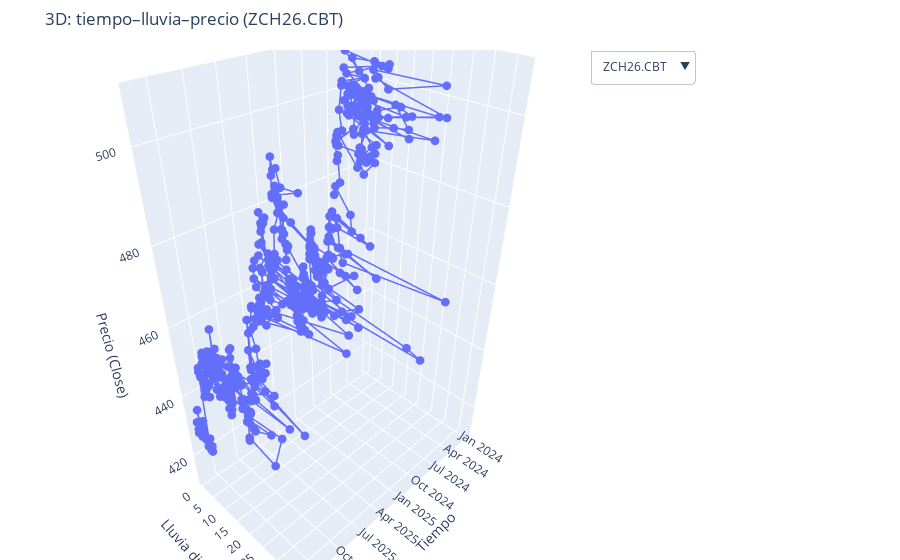

Write notebook code for a chart like this one.
### Code cell
# pip install yfinance plotly openmeteo-requests pandas numpy

import datetime as dt
import numpy as np
import pandas as pd
import yfinance as yf
import plotly.graph_objects as go
import openmeteo_requests


# -----------------------------
# 1) Precipitación diaria (Open-Meteo Historical)
# -----------------------------
def fetch_daily_precip_last_n_days(locations, n_days=774, timezone="auto", end_date=None):
    """
    Devuelve df largo: [date, name, precipitation_sum_mm, ...] para los últimos n_days días completos.
    Usa Historical Weather API (archive): https://archive-api.open-meteo.com/v1/archive
    """
    client = openmeteo_requests.Client()

    if end_date is None:
        end_date = dt.date.today() - dt.timedelta(days=1)  # ayer (día completo)

    start_date = end_date - dt.timedelta(days=n_days - 1)

    lats = [loc["coords"][0] for loc in locations]
    lons = [loc["coords"][1] for loc in locations]

    url = "https://archive-api.open-meteo.com/v1/archive"
    params = {
        "latitude": lats,
        "longitude": lons,
        "start_date": start_date.isoformat(),
        "end_date": end_date.isoformat(),
        "daily": ["precipitation_sum"],
        "timezone": timezone,
    }

    responses = client.weather_api(url, params=params)

    rows = []
    for loc, resp in zip(locations, responses):
        daily = resp.Daily()
        precip = daily.Variables(0).ValuesAsNumpy()

        # construir fechas (locales) desde epoch seconds + utc_offset
        t_utc = pd.to_datetime(
            np.arange(daily.Time(), daily.TimeEnd(), daily.Interval()),
            unit="s",
            utc=True,
        )
        t_local = t_utc + pd.to_timedelta(resp.UtcOffsetSeconds(), unit="s")
        dates = pd.Series(t_local.date)

        rows.extend(
            {
                "date": d,
                "name": loc["name"],
                "precipitation_sum_mm": float(p),
            }
            for d, p in zip(dates, precip)
        )

    return pd.DataFrame(rows).sort_values(["date", "name"]).reset_index(drop=True)


# -----------------------------
# 2) Descarga precios (yfinance)
# -----------------------------
tickers_2025 = ["ZCH25.CBT", "ZCK25.CBT", "ZCN25.CBT", "ZCU25.CBT", "ZCZ25.CBT"]
tickers_2026 = ["ZCH26.CBT", "ZCK26.CBT", "ZCN26.CBT", "ZCU26.CBT", "ZCZ26.CBT"]
tickers_2027 = ["ZCH27.CBT", "ZCK27.CBT", "ZCN27.CBT", "ZCU27.CBT", "ZCZ27.CBT"]
tickers = tickers_2025 + tickers_2026 + tickers_2027

prices_wide = yf.download(tickers, start="2024-01-01")["Close"]  # DataFrame: index=date, cols=tickers
prices_long = (
    prices_wide.reset_index()
    .rename(columns={"Date": "datetime"})
    .melt(id_vars="datetime", var_name="ticker", value_name="close")
    .dropna(subset=["close"])
)
prices_long["date"] = pd.to_datetime(prices_long["datetime"]).dt.date


# -----------------------------
# 3) Precipitación: define tu "índice de lluvia" por fecha
#    (a) media en todas las ubicaciones
#    (b) o una sola ubicación (ej. Chicago Switching District)
# -----------------------------
locations = [
    {"name": "Chicago Switching District", "coords": [41.8781, -87.6298]},
    {"name": "Burns Harbor Switching District", "coords": [41.6141, -87.1311]},
    {"name": "Lockport", "coords": [41.5892, -88.0583]},
    {"name": "Seneca", "coords": [41.3106, -88.6080]},
    {"name": "Ottawa", "coords": [41.3456, -88.8426]},
    {"name": "Chillicothe", "coords": [40.9223, -89.4862]},
    {"name": "Peoria", "coords": [40.6936, -89.5890]},
    {"name": "Pekin", "coords": [40.5675, -89.6407]},
    {"name": "Havana", "coords": [40.3003, -90.0604]},
    {"name": "Grafton", "coords": [38.9701, -90.4283]},
    {"name": "St. Louis / East St. Louis", "coords": [38.6270, -90.1994]},
    {"name": "Alton", "coords": [38.8906, -90.1843]},
]

df_precip = fetch_daily_precip_last_n_days(locations, n_days=774, timezone="auto")

# (a) lluvia = media espacial por fecha
rain_by_date = (
    df_precip.groupby("date", as_index=False)["precipitation_sum_mm"].mean()
    .rename(columns={"precipitation_sum_mm": "rain_mm"})
)

# (b) alternativa: una sola estación
# rain_by_date = (
#     df_precip[df_precip["name"] == "Chicago Switching District"][["date", "precipitation_sum_mm"]]
#     .rename(columns={"precipitation_sum_mm": "rain_mm"})
# )


# -----------------------------
# 4) Merge precios x lluvia (solo días con precio)
# -----------------------------
df = prices_long.merge(rain_by_date, on="date", how="inner")
df["time"] = pd.to_datetime(df["date"])  # eje x


# -----------------------------
# 5) Plotly 3D: x=time, y=rain, z=close
#    Un trace por ticker + dropdown para seleccionar
# -----------------------------
tickers_sorted = sorted(df["ticker"].unique())

fig = go.Figure()
for j, t in enumerate(tickers_sorted):
    dft = df[df["ticker"] == t].sort_values("time")
    fig.add_trace(
        go.Scatter3d(
            x=dft["time"],
            y=dft["rain_mm"],
            z=dft["close"],
            mode="lines+markers",
            name=t,
            visible=(j == 0),  # por defecto muestra solo el primero
            marker=dict(size=3),
            line=dict(width=3),
        )
    )

buttons = []
for j, t in enumerate(tickers_sorted):
    vis = [False] * len(tickers_sorted)
    vis[j] = True
    buttons.append(
        dict(
            label=t,
            method="update",
            args=[{"visible": vis}, {"title": f"3D: tiempo–lluvia–precio ({t})"}],
        )
    )

fig.update_layout(
    title=f"3D: tiempo–lluvia–precio ({tickers_sorted[0]})",
    scene=dict(
        xaxis_title="Tiempo",
        yaxis_title="Lluvia diaria (mm)",
        zaxis_title="Precio (Close)",
    ),
    updatemenus=[dict(buttons=buttons, direction="down", x=1.02, y=1.0, showactive=True)],
    margin=dict(l=0, r=220, t=50, b=0),
)

fig.show()

### Figure 1 — Plotly figure (JSON) as saved in the notebook; plotly's stock layout.template omitted (floating-point values rounded to 4 significant figures; data arrays with more than 128 entries replaced by an {"elided": "..."} marker saying what was removed)
{"data": [{"line": {"width": 3}, "marker": {"size": 3}, "mode": "lines+markers", "name": "ZCH26.CBT", "type": "scatter3d", "visible": true, "x": {"elided": "532 str values"}, "y": {"elided": "532 float values"}, "z": {"elided": "532 float values"}}, {"line": {"width": 3}, "marker": {"size": 3}, "mode": "lines+markers", "name": "ZCH27.CBT", "type": "scatter3d", "visible": false, "x": {"elided": "292 str values"}, "y": {"elided": "292 float values"}, "z": {"elided": "292 float values"}}, {"line": {"width": 3}, "marker": {"size": 3}, "mode": "lines+markers", "name": "ZCK26.CBT", "type": "scatter3d", "visible": false, "x": {"elided": "532 str values"}, "y": {"elided": "532 float values"}, "z": {"elided": "532 float values"}}, {"line": {"width": 3}, "marker": {"size": 3}, "mode": "lines+markers", "name": "ZCK27.CBT", "type": "scatter3d", "visible": false, "x": {"elided": "292 str values"}, "y": {"elided": "292 float values"}, "z": {"elided": "292 float values"}}, {"line": {"width": 3}, "marker": {"size": 3}, "mode": "lines+markers", "name": "ZCN25.CBT", "type": "scatter3d", "visible": false, "x": {"elided": "384 str values"}, "y": {"elided": "384 float values"}, "z": {"elided": "384 float values"}}, {"line": {"width": 3}, "marker": {"size": 3}, "mode": "lines+markers", "name": "ZCN26.CBT", "type": "scatter3d", "visible": false, "x": {"elided": "532 str values"}, "y": {"elided": "532 float values"}, "z": {"elided": "532 float values"}}, {"line": {"width": 3}, "marker": {"size": 3}, "mode": "lines+markers", "name": "ZCN27.CBT", "type": "scatter3d", "visible": false, "x": {"elided": "532 str values"}, "y": {"elided": "532 float values"}, "z": {"elided": "532 float values"}}, {"line": {"width": 3}, "marker": {"size": 3}, "mode": "lines+markers", "name": "ZCU26.CBT", "type": "scatter3d", "visible": false, "x": {"elided": "532 str values"}, "y": {"elided": "532 float values"}, "z": {"elided": "532 float values"}}, {"line": {"width": 3}, "marker": {"size": 3}, "mode": "lines+markers", "name": "ZCU27.CBT", "type": "scatter3d", "visible": false, "x": {"elided": "292 str values"}, "y": {"elided": "292 float values"}, "z": {"elided": "292 float values"}}, {"line": {"width": 3}, "marker": {"size": 3}, "mode": "lines+markers", "name": "ZCZ26.CBT", "type": "scatter3d", "visible": false, "x": {"elided": "532 str values"}, "y": {"elided": "532 float values"}, "z": {"elided": "532 float values"}}, {"line": {"width": 3}, "marker": {"size": 3}, "mode": "lines+markers", "name": "ZCZ27.CBT", "type": "scatter3d", "visible": false, "x": {"elided": "532 str values"}, "y": {"elided": "532 float values"}, "z": {"elided": "532 float values"}}], "layout": {"margin": {"b": 0, "l": 0, "r": 220, "t": 50}, "scene": {"xaxis": {"title": {"text": "Tiempo"}}, "yaxis": {"title": {"text": "Lluvia diaria (mm)"}}, "zaxis": {"title": {"text": "Precio (Close)"}}}, "title": {"text": "3D: tiempo–lluvia–precio (ZCH26.CBT)"}, "updatemenus": [{"buttons": [{"args": [{"visible": [true, false, false, false, false, false, false, false, false, false, false]}, {"title": "3D: tiempo–lluvia–precio (ZCH26.CBT)"}], "label": "ZCH26.CBT", "method": "update"}, {"args": [{"visible": [false, true, false, false, false, false, false, false, false, false, false]}, {"title": "3D: tiempo–lluvia–precio (ZCH27.CBT)"}], "label": "ZCH27.CBT", "method": "update"}, {"args": [{"visible": [false, false, true, false, false, false, false, false, false, false, false]}, {"title": "3D: tiempo–lluvia–precio (ZCK26.CBT)"}], "label": "ZCK26.CBT", "method": "update"}, {"args": [{"visible": [false, false, false, true, false, false, false, false, false, false, false]}, {"title": "3D: tiempo–lluvia–precio (ZCK27.CBT)"}], "label": "ZCK27.CBT", "method": "update"}, {"args": [{"visible": [false, false, false, false, true, false, false, false, false, false, false]}, {"title": "3D: tiempo–lluvia–precio (ZCN25.CBT)"}], "label": "ZCN25.CBT", "method": "update"}, {"args": [{"visible": [false, false, false, false, false, true, false, false, false, false, false]}, {"title": "3D: tiempo–lluvia–precio (ZCN26.CBT)"}], "label": "ZCN26.CBT", "method": "update"}, {"args": [{"visible": [false, false, false, false, false, false, true, false, false, false, false]}, {"title": "3D: tiempo–lluvia–precio (ZCN27.CBT)"}], "label": "ZCN27.CBT", "method": "update"}, {"args": [{"visible": [false, false, false, false, false, false, false, true, false, false, false]}, {"title": "3D: tiempo–lluvia–precio (ZCU26.CBT)"}], "label": "ZCU26.CBT", "method": "update"}, {"args": [{"visible": [false, false, false, false, false, false, false, false, true, false, false]}, {"title": "3D: tiempo–lluvia–precio (ZCU27.CBT)"}], "label": "ZCU27.CBT", "method": "update"}, {"args": [{"visible": [false, false, false, false, false, false, false, false, false, true, false]}, {"title": "3D: tiempo–lluvia–precio (ZCZ26.CBT)"}], "label": "ZCZ26.CBT", "method": "update"}, {"args": [{"visible": [false, false, false, false, false, false, false, false, false, false, true]}, {"title": "3D: tiempo–lluvia–precio (ZCZ27.CBT)"}], "label": "ZCZ27.CBT", "method": "update"}], "direction": "down", "showactive": true, "x": 1.02, "y": 1}]}}
